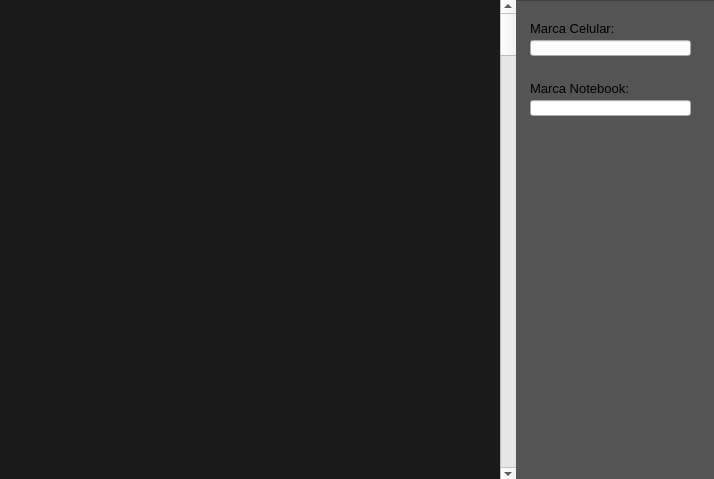
<?xml version="1.0" encoding="UTF-8"?>
<ui version="4.0">
 <class>wizardMarcas</class>
 <widget class="QDialog" name="wizardMarcas">
  <property name="geometry">
   <rect>
    <x>0</x>
    <y>0</y>
    <width>714</width>
    <height>479</height>
   </rect>
  </property>
  <property name="minimumSize">
   <size>
    <width>0</width>
    <height>0</height>
   </size>
  </property>
  <property name="windowTitle">
   <string>Marcas</string>
  </property>
  <property name="styleSheet">
   <string notr="true">#wizardMarcas{
background-color:rgb(26,26,26);

}</string>
  </property>
  <widget class="QScrollBar" name="verticalScrollBar">
   <property name="geometry">
    <rect>
     <x>500</x>
     <y>0</y>
     <width>16</width>
     <height>481</height>
    </rect>
   </property>
   <property name="sizePolicy">
    <sizepolicy hsizetype="Fixed" vsizetype="Preferred">
     <horstretch>0</horstretch>
     <verstretch>0</verstretch>
    </sizepolicy>
   </property>
   <property name="font">
    <font>
     <pointsize>10</pointsize>
    </font>
   </property>
   <property name="styleSheet">
    <string notr="true"/>
   </property>
   <property name="orientation">
    <enum>Qt::Vertical</enum>
   </property>
  </widget>
  <widget class="QFrame" name="frame">
   <property name="geometry">
    <rect>
     <x>510</x>
     <y>0</y>
     <width>211</width>
     <height>481</height>
    </rect>
   </property>
   <property name="sizePolicy">
    <sizepolicy hsizetype="Expanding" vsizetype="Expanding">
     <horstretch>0</horstretch>
     <verstretch>0</verstretch>
    </sizepolicy>
   </property>
   <property name="styleSheet">
    <string notr="true">#frame{
background-color:rgb(84, 84, 84)

}</string>
   </property>
   <property name="frameShape">
    <enum>QFrame::StyledPanel</enum>
   </property>
   <property name="frameShadow">
    <enum>QFrame::Raised</enum>
   </property>
   <widget class="QLabel" name="label">
    <property name="geometry">
     <rect>
      <x>20</x>
      <y>20</y>
      <width>111</width>
      <height>16</height>
     </rect>
    </property>
    <property name="font">
     <font>
      <pointsize>10</pointsize>
     </font>
    </property>
    <property name="styleSheet">
     <string notr="true">font: 10pt &quot;MS Shell Dlg 2&quot;;
</string>
    </property>
    <property name="text">
     <string>Marca Celular:</string>
    </property>
   </widget>
   <widget class="QLineEdit" name="lineEdit">
    <property name="geometry">
     <rect>
      <x>20</x>
      <y>40</y>
      <width>161</width>
      <height>16</height>
     </rect>
    </property>
    <property name="font">
     <font>
      <pointsize>9</pointsize>
     </font>
    </property>
   </widget>
   <widget class="QLineEdit" name="lineEdit_3">
    <property name="geometry">
     <rect>
      <x>20</x>
      <y>100</y>
      <width>161</width>
      <height>16</height>
     </rect>
    </property>
    <property name="font">
     <font>
      <pointsize>9</pointsize>
     </font>
    </property>
    <property name="text">
     <string/>
    </property>
   </widget>
   <widget class="QLabel" name="label_3">
    <property name="geometry">
     <rect>
      <x>20</x>
      <y>80</y>
      <width>111</width>
      <height>16</height>
     </rect>
    </property>
    <property name="font">
     <font>
      <pointsize>10</pointsize>
     </font>
    </property>
    <property name="styleSheet">
     <string notr="true">#label{

}</string>
    </property>
    <property name="text">
     <string>Marca Notebook:</string>
    </property>
   </widget>
  </widget>
  <widget class="QWidget" name="gridLayoutWidget">
   <property name="geometry">
    <rect>
     <x>20</x>
     <y>20</y>
     <width>471</width>
     <height>211</height>
    </rect>
   </property>
   <layout class="QGridLayout" name="marcasCelularesGrid"/>
  </widget>
  <widget class="QWidget" name="gridLayoutWidget_2">
   <property name="geometry">
    <rect>
     <x>20</x>
     <y>250</y>
     <width>471</width>
     <height>221</height>
    </rect>
   </property>
   <layout class="QGridLayout" name="marcasNotesGrid"/>
  </widget>
  <zorder>frame</zorder>
  <zorder>verticalScrollBar</zorder>
  <zorder>gridLayoutWidget</zorder>
  <zorder>gridLayoutWidget_2</zorder>
 </widget>
 <resources/>
 <connections/>
</ui>
